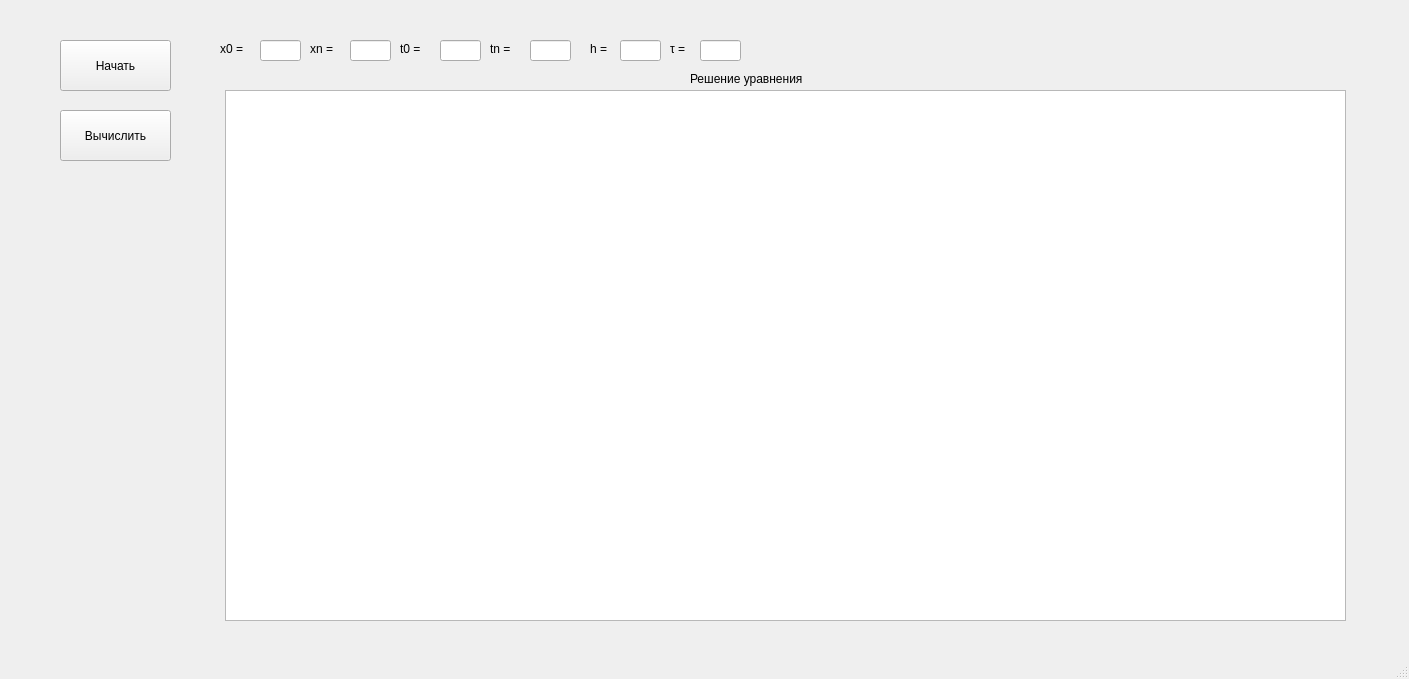
<?xml version="1.0" encoding="UTF-8"?>
<ui version="4.0">
 <class>MainWindow</class>
 <widget class="QMainWindow" name="MainWindow">
  <property name="geometry">
   <rect>
    <x>0</x>
    <y>0</y>
    <width>1409</width>
    <height>679</height>
   </rect>
  </property>
  <property name="windowTitle">
   <string>MainWindow</string>
  </property>
  <widget class="QWidget" name="centralwidget">
   <widget class="QPushButton" name="pushButton">
    <property name="geometry">
     <rect>
      <x>60</x>
      <y>40</y>
      <width>111</width>
      <height>51</height>
     </rect>
    </property>
    <property name="text">
     <string>Начать</string>
    </property>
   </widget>
   <widget class="QLabel" name="label">
    <property name="geometry">
     <rect>
      <x>220</x>
      <y>40</y>
      <width>67</width>
      <height>18</height>
     </rect>
    </property>
    <property name="text">
     <string>x0 = </string>
    </property>
   </widget>
   <widget class="QLineEdit" name="lineEdit">
    <property name="geometry">
     <rect>
      <x>260</x>
      <y>40</y>
      <width>41</width>
      <height>21</height>
     </rect>
    </property>
   </widget>
   <widget class="QLabel" name="label_2">
    <property name="geometry">
     <rect>
      <x>310</x>
      <y>40</y>
      <width>67</width>
      <height>18</height>
     </rect>
    </property>
    <property name="text">
     <string>xn = </string>
    </property>
   </widget>
   <widget class="QLineEdit" name="lineEdit_2">
    <property name="geometry">
     <rect>
      <x>350</x>
      <y>40</y>
      <width>41</width>
      <height>21</height>
     </rect>
    </property>
   </widget>
   <widget class="QLabel" name="label_3">
    <property name="geometry">
     <rect>
      <x>400</x>
      <y>40</y>
      <width>67</width>
      <height>18</height>
     </rect>
    </property>
    <property name="text">
     <string>t0 = </string>
    </property>
   </widget>
   <widget class="QLineEdit" name="lineEdit_3">
    <property name="geometry">
     <rect>
      <x>440</x>
      <y>40</y>
      <width>41</width>
      <height>21</height>
     </rect>
    </property>
   </widget>
   <widget class="QLabel" name="label_4">
    <property name="geometry">
     <rect>
      <x>490</x>
      <y>40</y>
      <width>67</width>
      <height>18</height>
     </rect>
    </property>
    <property name="text">
     <string>tn = </string>
    </property>
   </widget>
   <widget class="QLineEdit" name="lineEdit_4">
    <property name="geometry">
     <rect>
      <x>530</x>
      <y>40</y>
      <width>41</width>
      <height>21</height>
     </rect>
    </property>
   </widget>
   <widget class="QLabel" name="label_5">
    <property name="geometry">
     <rect>
      <x>590</x>
      <y>40</y>
      <width>67</width>
      <height>18</height>
     </rect>
    </property>
    <property name="text">
     <string>h = </string>
    </property>
   </widget>
   <widget class="QLineEdit" name="lineEdit_5">
    <property name="geometry">
     <rect>
      <x>620</x>
      <y>40</y>
      <width>41</width>
      <height>21</height>
     </rect>
    </property>
   </widget>
   <widget class="QLabel" name="label_6">
    <property name="geometry">
     <rect>
      <x>670</x>
      <y>40</y>
      <width>67</width>
      <height>18</height>
     </rect>
    </property>
    <property name="text">
     <string>τ = </string>
    </property>
   </widget>
   <widget class="QLineEdit" name="lineEdit_6">
    <property name="geometry">
     <rect>
      <x>700</x>
      <y>40</y>
      <width>41</width>
      <height>21</height>
     </rect>
    </property>
   </widget>
   <widget class="QPushButton" name="pushButton_2">
    <property name="geometry">
     <rect>
      <x>60</x>
      <y>110</y>
      <width>111</width>
      <height>51</height>
     </rect>
    </property>
    <property name="text">
     <string>Вычислить</string>
    </property>
   </widget>
   <widget class="QTableWidget" name="tableWidget">
    <property name="geometry">
     <rect>
      <x>225</x>
      <y>90</y>
      <width>1121</width>
      <height>531</height>
     </rect>
    </property>
   </widget>
   <widget class="QLabel" name="label_7">
    <property name="geometry">
     <rect>
      <x>690</x>
      <y>70</y>
      <width>151</width>
      <height>18</height>
     </rect>
    </property>
    <property name="text">
     <string>Решение уравнения</string>
    </property>
   </widget>
  </widget>
  <widget class="QMenuBar" name="menubar">
   <property name="geometry">
    <rect>
     <x>0</x>
     <y>0</y>
     <width>1409</width>
     <height>23</height>
    </rect>
   </property>
  </widget>
  <widget class="QStatusBar" name="statusbar"/>
 </widget>
 <resources/>
 <connections/>
</ui>
